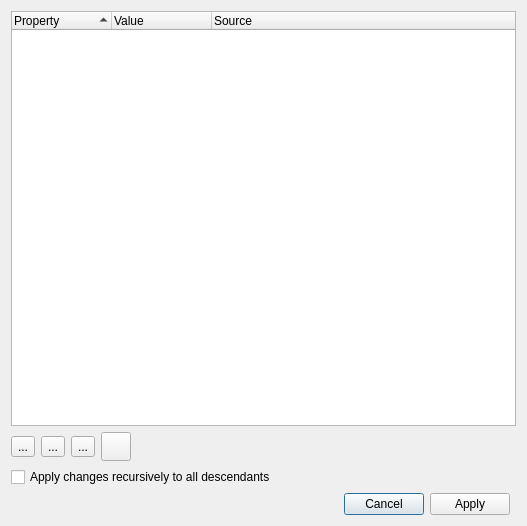
<?xml version="1.0" encoding="UTF-8"?>
<ui version="4.0">
 <class>DialogFSProp</class>
 <widget class="QDialog" name="DialogFSProp">
  <property name="geometry">
   <rect>
    <x>0</x>
    <y>0</y>
    <width>527</width>
    <height>526</height>
   </rect>
  </property>
  <property name="contextMenuPolicy">
   <enum>Qt::DefaultContextMenu</enum>
  </property>
  <property name="windowTitle">
   <string>Dialog</string>
  </property>
  <layout class="QGridLayout" name="gridLayout">
   <item row="3" column="0" colspan="7">
    <widget class="QCheckBox" name="recursiveCheck">
     <property name="text">
      <string>Apply changes recursively to all descendants</string>
     </property>
    </widget>
   </item>
   <item row="0" column="0" colspan="7">
    <widget class="QTreeWidget" name="propList">
     <property name="contextMenuPolicy">
      <enum>Qt::CustomContextMenu</enum>
     </property>
     <property name="editTriggers">
      <set>QAbstractItemView::NoEditTriggers</set>
     </property>
     <property name="alternatingRowColors">
      <bool>false</bool>
     </property>
     <property name="sortingEnabled">
      <bool>true</bool>
     </property>
     <column>
      <property name="text">
       <string>Property</string>
      </property>
     </column>
     <column>
      <property name="text">
       <string>Value</string>
      </property>
     </column>
     <column>
      <property name="text">
       <string>Source</string>
      </property>
     </column>
    </widget>
   </item>
   <item row="1" column="0">
    <widget class="QToolButton" name="buttonAdd">
     <property name="toolTip">
      <string>Add user property</string>
     </property>
     <property name="text">
      <string>...</string>
     </property>
     <property name="icon">
      <iconset resource="zmanagerres.qrc">
       <normaloff>:/icons/list-add.png</normaloff>:/icons/list-add.png</iconset>
     </property>
     <property name="iconSize">
      <size>
       <width>22</width>
       <height>22</height>
      </size>
     </property>
    </widget>
   </item>
   <item row="1" column="4">
    <spacer name="horizontalSpacer">
     <property name="orientation">
      <enum>Qt::Horizontal</enum>
     </property>
     <property name="sizeHint" stdset="0">
      <size>
       <width>40</width>
       <height>20</height>
      </size>
     </property>
    </spacer>
   </item>
   <item row="4" column="0" colspan="6">
    <widget class="QDialogButtonBox" name="buttonBox">
     <property name="orientation">
      <enum>Qt::Horizontal</enum>
     </property>
     <property name="standardButtons">
      <set>QDialogButtonBox::Apply|QDialogButtonBox::Cancel</set>
     </property>
    </widget>
   </item>
   <item row="1" column="1">
    <widget class="QToolButton" name="buttonRemove">
     <property name="toolTip">
      <string>Remove user property</string>
     </property>
     <property name="text">
      <string>...</string>
     </property>
     <property name="icon">
      <iconset resource="zmanagerres.qrc">
       <normaloff>:/icons/list-remove.png</normaloff>:/icons/list-remove.png</iconset>
     </property>
     <property name="iconSize">
      <size>
       <width>22</width>
       <height>22</height>
      </size>
     </property>
    </widget>
   </item>
   <item row="1" column="2">
    <widget class="QToolButton" name="buttonInherit">
     <property name="toolTip">
      <string>Inherit from parent</string>
     </property>
     <property name="text">
      <string>...</string>
     </property>
     <property name="icon">
      <iconset resource="zmanagerres.qrc">
       <normaloff>:/icons/edit-text-frame-update.png</normaloff>:/icons/edit-text-frame-update.png</iconset>
     </property>
     <property name="iconSize">
      <size>
       <width>22</width>
       <height>22</height>
      </size>
     </property>
    </widget>
   </item>
   <item row="1" column="3">
    <widget class="QToolButton" name="buttonRevert">
     <property name="toolTip">
      <string>Revert changes</string>
     </property>
     <property name="text">
      <string/>
     </property>
     <property name="icon">
      <iconset resource="zmanagerres.qrc">
       <normaloff>:/icons/edit-undo.png</normaloff>:/icons/edit-undo.png</iconset>
     </property>
     <property name="iconSize">
      <size>
       <width>22</width>
       <height>22</height>
      </size>
     </property>
    </widget>
   </item>
  </layout>
 </widget>
 <resources>
  <include location="zmanagerres.qrc"/>
 </resources>
 <connections>
  <connection>
   <sender>buttonBox</sender>
   <signal>accepted()</signal>
   <receiver>DialogFSProp</receiver>
   <slot>accept()</slot>
   <hints>
    <hint type="sourcelabel">
     <x>248</x>
     <y>254</y>
    </hint>
    <hint type="destinationlabel">
     <x>157</x>
     <y>274</y>
    </hint>
   </hints>
  </connection>
  <connection>
   <sender>buttonBox</sender>
   <signal>rejected()</signal>
   <receiver>DialogFSProp</receiver>
   <slot>reject()</slot>
   <hints>
    <hint type="sourcelabel">
     <x>316</x>
     <y>260</y>
    </hint>
    <hint type="destinationlabel">
     <x>286</x>
     <y>274</y>
    </hint>
   </hints>
  </connection>
 </connections>
</ui>
